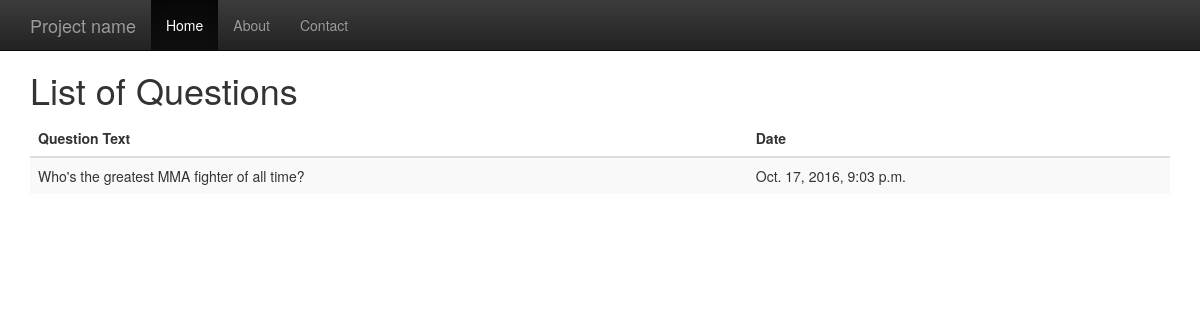
/polls/, run on an earlier commit of the app's database.
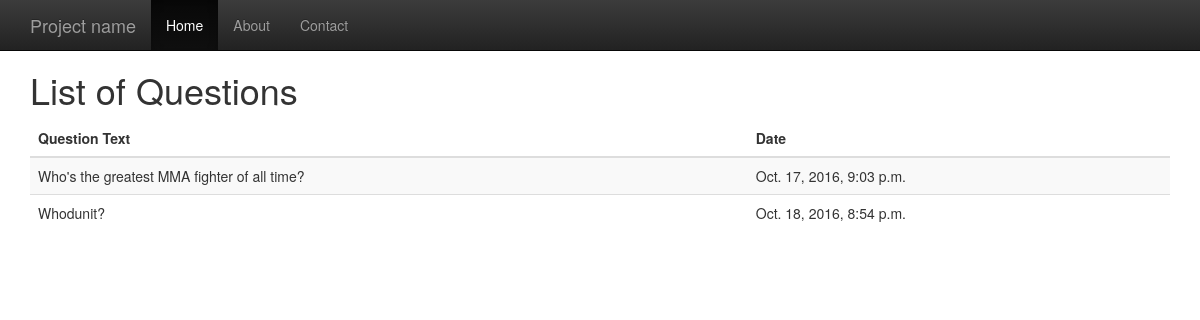
And on a later commit of the database.
### polls/models.py (models this page shows, shortened)
class Question(models.Model):
    question_text = models.CharField(max_length=200)
    publication_date = models.DateTimeField('date published')

### polls/views.py (the view)
def index(request):
    context = {'questions_list': Question.objects.all()}
    return render(request, 'polls/index.html', context)

### polls/templates/polls/index.html (shortened to what this page needs)
<!DOCTYPE html>
<html lang="en">
  <head>
    <link rel="stylesheet" href="https://maxcdn.bootstrapcdn.com/bootstrap/3.3.7/css/bootstrap.min.css">
    <link rel="stylesheet" href="https://maxcdn.bootstrapcdn.com/bootstrap/3.3.7/css/bootstrap-theme.min.css">
  </head>
  <body>
    <nav class="navbar navbar-inverse navbar-fixed-top">
      <div class="container">
        <div class="navbar-header">
          <a class="navbar-brand" href="#">Project name</a>
        </div>
        <div id="navbar" class="collapse navbar-collapse">
          <ul class="nav navbar-nav">
            <li class="active"><a href="#">Home</a></li>
            <li><a href="#about">About</a></li>
            <li><a href="#contact">Contact</a></li>
          </ul>
        </div>
      </div>
    </nav>
    <div class="container">
        <div class="row">
            <div class="col-md-12">
                <h1>List of Questions</h1>
                {% if questions_list %}
                    <table class="table table-striped">
                        <thead>
                            <th>Question Text</th>
                            <th>Date</th>
                        </thead>
                        <tbody>
                            {% for question in questions_list %}
                                <tr>
                                    <td> {{ question.question_text }}</td>
                                    <td> {{ question.publication_date }}</td>
                                </tr>
                            {% endfor %}
                        </tbody>
                    </table>
                {% else  %}
                    <p class="text-center">Não existem questões cadastradas.</p>
                {% endif %}
            </div>
        </div>
    </div>
  </body>
</html>

### polls/templates/polls/index.html (style rules this page uses)
body { padding-top: 50px; }

What changed in the data, as far as the page shows it:
added Question: question_text "Whodunit?", publication_date "Oct. 18, 2016, 8:54 p.m."
